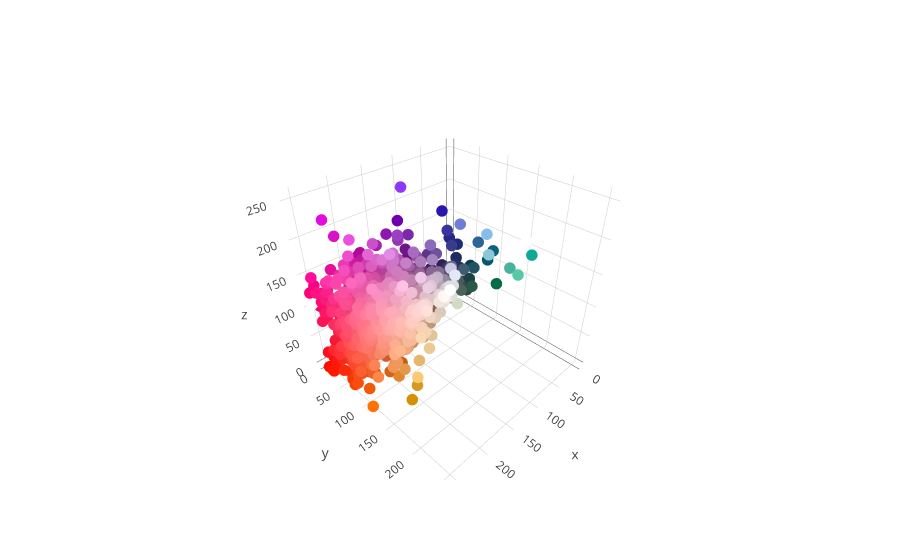

Notebook code for this chart:
### Code cell
import plotly.graph_objs as go
from plotly.offline import download_plotlyjs, init_notebook_mode, plot, iplot

init_notebook_mode(connected=True)

scatter = go.Scatter3d(
    x=raw[:, 0],
    y=raw[:, 1],
    z=raw[:, 2],
    mode='markers',
    marker=dict(
        size=4,
        color=raw
    )
)

iplot([scatter])

### Figure 1 — Plotly figure (JSON) as saved in the notebook; plotly's stock layout.template omitted (floating-point values rounded to 4 significant figures; data arrays with more than 128 entries replaced by an {"elided": "..."} marker saying what was removed)
{"data": [{"marker": {"color": {"elided": "2983x3 int values"}, "size": 4}, "mode": "markers", "type": "scatter3d", "uid": "0064249d-f186-45cb-8a11-6324019f7a81", "x": {"elided": "2983 int values"}, "y": {"elided": "2983 int values"}, "z": {"elided": "2983 int values"}}], "layout": {}}
